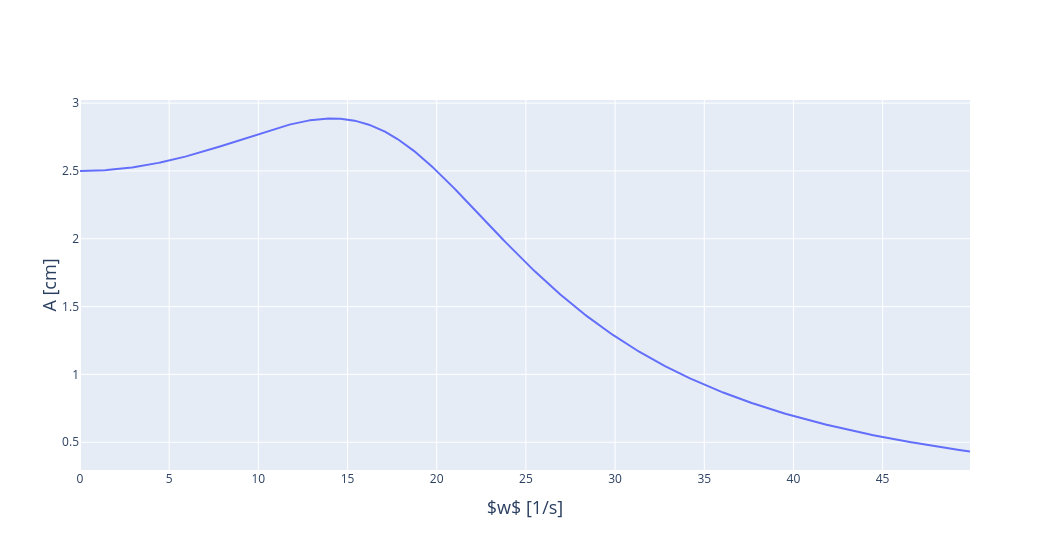

Notebook cell for this chart:
### Code cell
fig = go.Figure()
fig.update_layout(showlegend=False, width=1050, height=550)
fig.update_yaxes(automargin=False)
fig.update_xaxes(title_text='w [1/s]', titlefont=dict(size=18))
fig.update_yaxes(title_text='A [cm]', titlefont=dict(size=18), title_standoff = 0)
# fig.update_yaxes(showticklabels=False)
# fig.update_yaxes(range = [-1,1])

ws = np.arange(0,50,0.1)
fig.add_trace(
    go.Scatter(
            mode='lines',
            # name="haz",
            x=ws,
            y=[s.calcular_Aest(w)*100 for w in ws]
        )
)

### Figure 1 — Plotly figure (JSON) as saved in the notebook; plotly's stock layout.template omitted (floating-point values rounded to 4 significant figures; data arrays with more than 128 entries replaced by an {"elided": "..."} marker saying what was removed)
{"data": [{"mode": "lines", "type": "scatter", "x": {"elided": "500 float values"}, "y": {"elided": "500 float values"}}], "layout": {"height": 550, "showlegend": false, "width": 1050, "xaxis": {"title": {"font": {"size": 18}, "text": "$w$ [1/s]"}}, "yaxis": {"automargin": false, "title": {"font": {"size": 18}, "standoff": 0, "text": "A [cm]"}}}}
